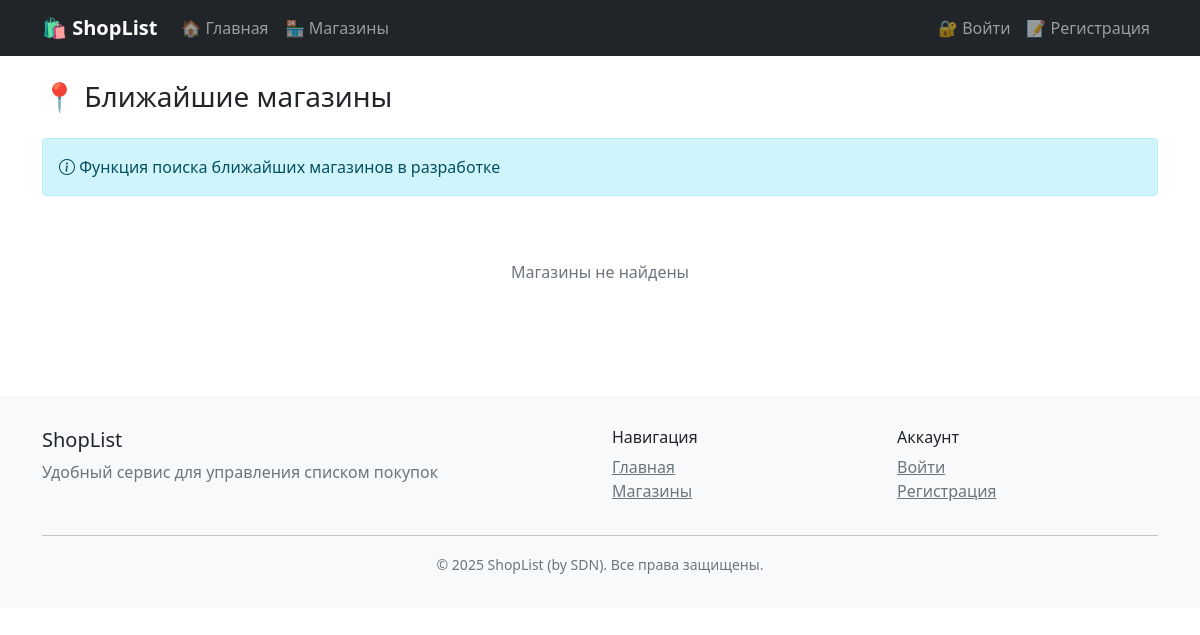
The page /nearest-shops/ on the database as committed earlier.
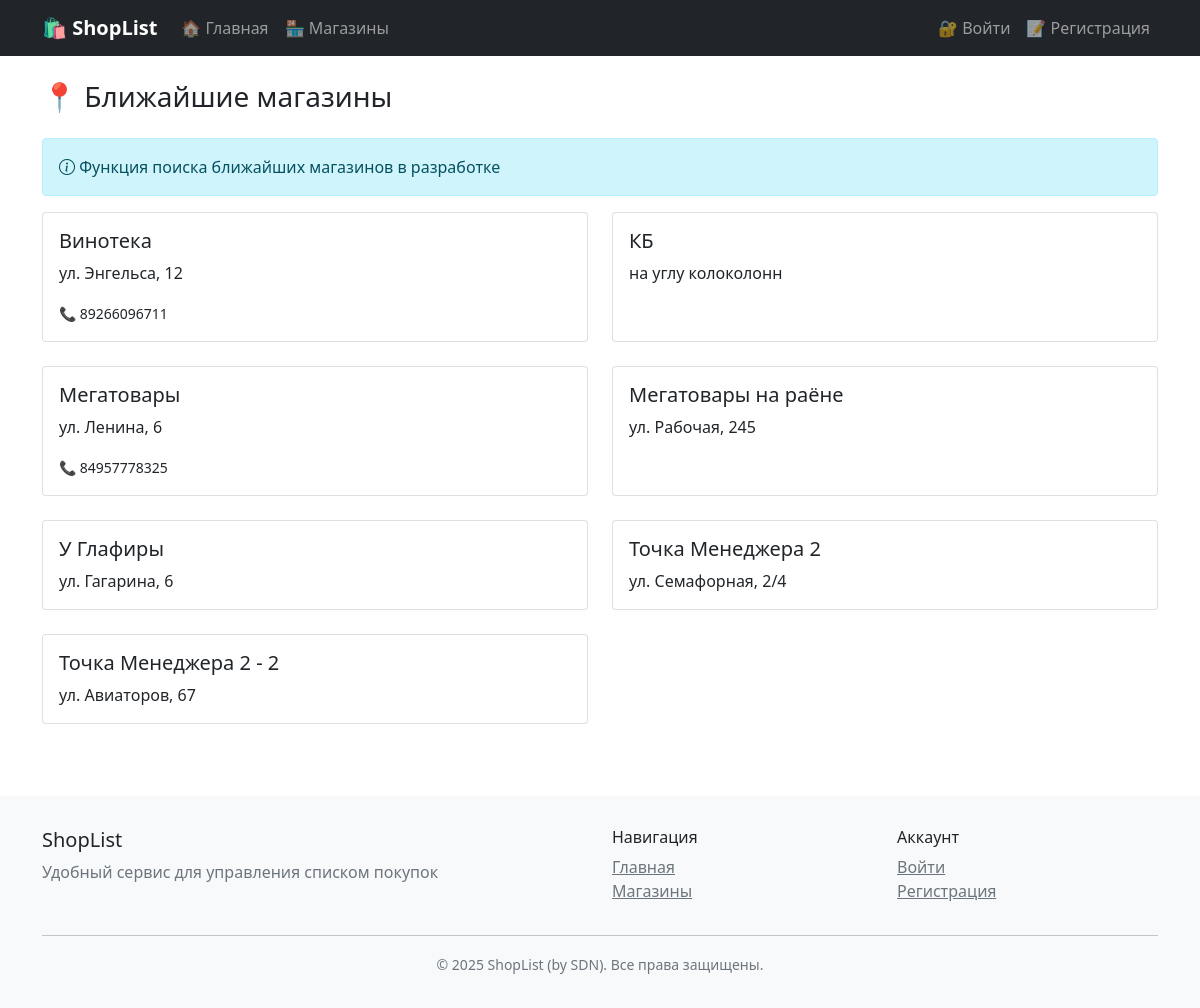
The same page on the database as committed later.
### products/models.py (models this page shows, shortened)
class Shop(models.Model):
    name = models.CharField(max_length=200, verbose_name='Название магазина')
    address = models.TextField(verbose_name='Адрес')
    phone = models.CharField(max_length=20, blank=True, verbose_name='Телефон')
    opening_hours = models.CharField(max_length=100, blank=True, verbose_name='Часы работы')
    latitude = models.FloatField(null=True, blank=True, verbose_name='Широта')
    longitude = models.FloatField(null=True, blank=True, verbose_name='Долгота')
    owner = models.ForeignKey(settings.AUTH_USER_MODEL, on_delete=models.CASCADE, verbose_name='Владелец',
                              related_name='shops')
    created_at = models.DateTimeField(auto_now_add=True)
    class Meta:
        verbose_name = 'Магазин'
        verbose_name_plural = 'Магазины'

### products/views.py (the view)
# urls.py: path('nearest-shops/', views.nearest_shops, name='nearest_shops'),
def nearest_shops(request):
    user_lat = request.GET.get('lat')
    user_lng = request.GET.get('lng')
    shops = Shop.objects.all()
    if user_lat and user_lng:
        shops = sorted(shops, key=lambda x: abs(x.latitude - float(user_lat)) + abs(
            x.longitude - float(user_lng)) if x.latitude and x.longitude else float('inf'))
    return render(request, 'products/nearest_shops.html', {'shops': shops})

### templates/products/nearest_shops.html (shortened to what this page needs)
{% extends 'base.html' %}
{% block content %}
<div class="container mt-4">
    <h1 class="h3 mb-4">📍 Ближайшие магазины</h1>
    <div class="alert alert-info">
        <i class="bi bi-info-circle"></i>
        Функция поиска ближайших магазинов в разработке
    </div>
    {% if shops %}
    <div class="row">
        {% for shop in shops %}
        <div class="col-md-6 mb-4">
            <div class="card h-100">
                <div class="card-body">
                    <h5 class="card-title">{{ shop.name }}</h5>
                    <p class="card-text">{{ shop.address }}</p>
                    {% if shop.phone %}<p class="card-text"><small>📞 {{ shop.phone }}</small></p>{% endif %}
                </div>
            </div>
        </div>
        {% endfor %}
    </div>
    {% else %}
    <div class="text-center py-5">
        <p class="text-muted">Магазины не найдены</p>
    </div>
    {% endif %}
</div>
{% endblock %}

Rows that differ between the two databases and show on the page:
added Shop: name "Винотека", address "ул. Энгельса, 12", phone "89266096711"
added Shop: name "КБ", address "на углу колоколонн"
added Shop: name "Мегатовары", address "ул. Ленина, 6", phone "84957778325"
added Shop: name "Мегатовары на раёне", address "ул. Рабочая, 245"
added Shop: name "У Глафиры", address "ул. Гагарина, 6"
added Shop: name "Точка Менеджера 2", address "ул. Семафорная, 2/4"
added Shop: name "Точка Менеджера 2 - 2", address "ул. Авиаторов, 67"
Other text that changed with them:
text no longer shown: "Магазины не найдены"
